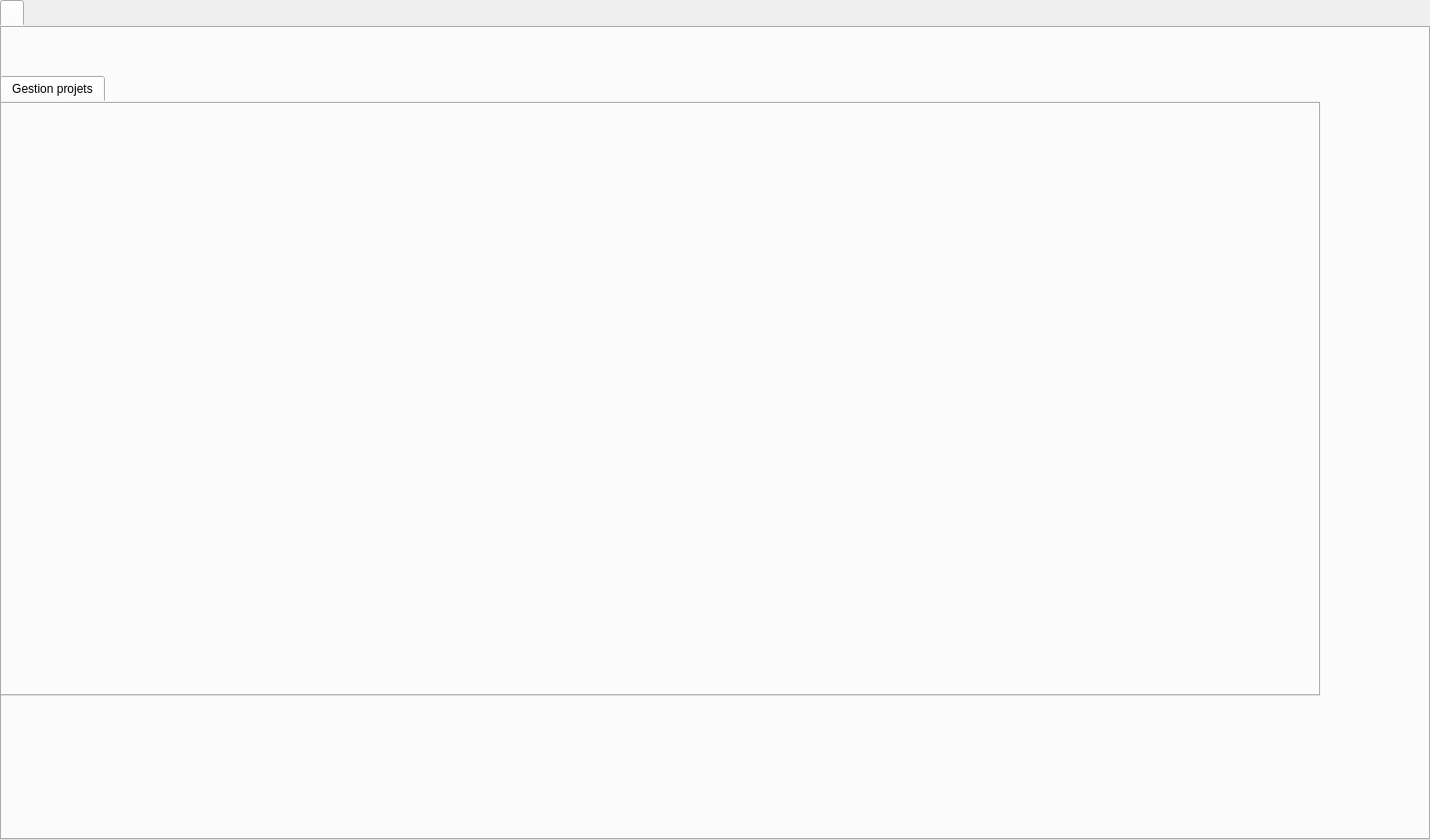
  <widget class="QTabWidget" name="tabWidget_2">
   <property name="geometry">
    <rect>
     <x>410</x>
     <y>180</y>
     <width>1431</width>
     <height>841</height>
    </rect>
   </property>
   <property name="styleSheet">
    <string notr="true">border-color: rgb(255, 255, 255);</string>
   </property>
   <widget class="QWidget" name="tabWidget_2Page1">
    <attribute name="title">
     <string/>
    </attribute>
    <widget class="QLabel" name="label_79">
     <property name="geometry">
      <rect>
       <x>1180</x>
       <y>30</y>
       <width>31</width>
       <height>21</height>
      </rect>
     </property>
     <property name="text">
      <string/>
     </property>
     <property name="pixmap">
      <pixmap>../../../../power-off.png</pixmap>
     </property>
     <property name="scaledContents">
      <bool>true</bool>
     </property>
    </widget>
    <widget class="QLabel" name="label_80">
     <property name="geometry">
      <rect>
       <x>610</x>
       <y>170</y>
       <width>20</width>
       <height>20</height>
      </rect>
     </property>
     <property name="text">
      <string/>
     </property>
     <property name="pixmap">
      <pixmap>../../../../magnifier.png</pixmap>
     </property>
     <property name="scaledContents">
      <bool>true</bool>
     </property>
    </widget>
    <widget class="QLabel" name="label_81">
     <property name="geometry">
      <rect>
       <x>440</x>
       <y>20</y>
       <width>71</width>
       <height>16</height>
      </rect>
     </property>
     <property name="text">
      <string/>
     </property>
     <property name="pixmap">
      <pixmap>../../../../461537616_2828568600639017_3927034258301617377_n.png</pixmap>
     </property>
     <property name="scaledContents">
      <bool>true</bool>
     </property>
    </widget>
    <widget class="QLabel" name="label_82">
     <property name="geometry">
      <rect>
       <x>1050</x>
       <y>30</y>
       <width>21</width>
       <height>21</height>
      </rect>
     </property>
     <property name="text">
      <string/>
     </property>
     <property name="pixmap">
      <pixmap>../../../../notification.png</pixmap>
     </property>
     <property name="scaledContents">
      <bool>true</bool>
     </property>
    </widget>
    <widget class="QTabWidget" name="tabWidget_6">
     <property name="geometry">
      <rect>
       <x>0</x>
       <y>50</y>
       <width>1321</width>
       <height>621</height>
      </rect>
     </property>
     <property name="currentIndex">
      <number>0</number>
     </property>
     <widget class="QWidget" name="tab_7">
      <attribute name="title">
       <string>Gestion projets</string>
      </attribute>
     </widget>
    </widget>
    <widget class="QLabel" name="label_88">
     <property name="geometry">
      <rect>
       <x>1240</x>
       <y>30</y>
       <width>31</width>
       <height>31</height>
      </rect>
     </property>
     <property name="text">
      <string/>
     </property>
     <property name="pixmap">
      <pixmap>../../../../Downloads/images/logout.png</pixmap>
     </property>
     <property name="scaledContents">
      <bool>true</bool>
     </property>
    </widget>
    <widget class="QLabel" name="label_89">
     <property name="geometry">
      <rect>
       <x>1190</x>
       <y>30</y>
       <width>41</width>
       <height>31</height>
      </rect>
     </property>
     <property name="text">
      <string/>
     </property>
     <property name="pixmap">
      <pixmap>../../../../Downloads/images/notification.png</pixmap>
     </property>
     <property name="scaledContents">
      <bool>true</bool>
     </property>
    </widget>
    <widget class="QLabel" name="label_90">
     <property name="geometry">
      <rect>
       <x>1140</x>
       <y>30</y>
       <width>41</width>
       <height>31</height>
      </rect>
     </property>
     <property name="text">
      <string/>
     </property>
     <property name="pixmap">
      <pixmap>../../../../Downloads/images/power-off.png</pixmap>
     </property>
     <property name="scaledContents">
      <bool>true</bool>
     </property>
    </widget>
   </widget>
  </widget>
